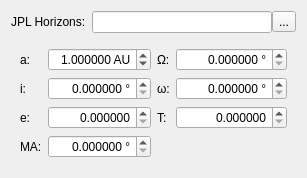
          <widget class="QWidget" name="pageMoveOrbitElements">
           <layout class="QGridLayout" name="gridLayout_8">
            <item row="0" column="0">
             <layout class="QHBoxLayout" name="horizontalLayout_8">
              <item>
               <widget class="QLabel" name="label_21">
                <property name="text">
                 <string>JPL Horizons:</string>
                </property>
               </widget>
              </item>
              <item>
               <layout class="QHBoxLayout" name="horizontalLayout_2">
                <property name="spacing">
                 <number>0</number>
                </property>
                <item>
                 <widget class="QLineEdit" name="textHorizonsName"/>
                </item>
                <item>
                 <widget class="QToolButton" name="buttonHorizonsQuery">
                  <property name="text">
                   <string>...</string>
                  </property>
                  <property name="icon">
                   <iconset resource="resources.qrc">
                    <normaloff>:/resources/search-solid.svg</normaloff>:/resources/search-solid.svg</iconset>
                  </property>
                 </widget>
                </item>
               </layout>
              </item>
             </layout>
            </item>
            <item row="1" column="0">
             <widget class="QWidget" name="widget_3" native="true">
              <layout class="QGridLayout" name="gridLayout_2">
               <item row="0" column="2">
                <widget class="QLabel" name="label_29">
                 <property name="text">
                  <string>Ω:</string>
                 </property>
                </widget>
               </item>
               <item row="2" column="0">
                <widget class="QLabel" name="label_32">
                 <property name="text">
                  <string>e:</string>
                 </property>
                </widget>
               </item>
               <item row="2" column="2">
                <widget class="QLabel" name="label_34">
                 <property name="text">
                  <string>T:</string>
                 </property>
                </widget>
               </item>
               <item row="1" column="0">
                <widget class="QLabel" name="label_28">
                 <property name="text">
                  <string>i:</string>
                 </property>
                </widget>
               </item>
               <item row="1" column="2">
                <widget class="QLabel" name="label_30">
                 <property name="text">
                  <string>ω:</string>
                 </property>
                </widget>
               </item>
               <item row="3" column="0">
                <widget class="QLabel" name="label_33">
                 <property name="text">
                  <string>MA:</string>
                 </property>
                </widget>
               </item>
               <item row="0" column="0">
                <widget class="QLabel" name="label_31">
                 <property name="text">
                  <string>a:</string>
                 </property>
                </widget>
               </item>
               <item row="0" column="1">
                <widget class="QDoubleSpinBox" name="spinOrbitElementsSemiMajorAxis">
                 <property name="sizePolicy">
                  <sizepolicy hsizetype="Minimum" vsizetype="Expanding">
                   <horstretch>0</horstretch>
                   <verstretch>0</verstretch>
                  </sizepolicy>
                 </property>
                 <property name="alignment">
                  <set>Qt::AlignRight|Qt::AlignTrailing|Qt::AlignVCenter</set>
                 </property>
                 <property name="suffix">
                  <string> AU</string>
                 </property>
                 <property name="decimals">
                  <number>6</number>
                 </property>
                 <property name="value">
                  <double>1.000000000000000</double>
                 </property>
                </widget>
               </item>
               <item row="1" column="1">
                <widget class="QDoubleSpinBox" name="spinOrbitElementsIncl">
                 <property name="sizePolicy">
                  <sizepolicy hsizetype="Minimum" vsizetype="Expanding">
                   <horstretch>0</horstretch>
                   <verstretch>0</verstretch>
                  </sizepolicy>
                 </property>
                 <property name="alignment">
                  <set>Qt::AlignRight|Qt::AlignTrailing|Qt::AlignVCenter</set>
                 </property>
                 <property name="suffix">
                  <string> °</string>
                 </property>
                 <property name="decimals">
                  <number>6</number>
                 </property>
                 <property name="maximum">
                  <double>360.000000000000000</double>
                 </property>
                </widget>
               </item>
               <item row="2" column="1">
                <widget class="QDoubleSpinBox" name="spinOrbitElementsEcc">
                 <property name="sizePolicy">
                  <sizepolicy hsizetype="Minimum" vsizetype="Expanding">
                   <horstretch>0</horstretch>
                   <verstretch>0</verstretch>
                  </sizepolicy>
                 </property>
                 <property name="alignment">
                  <set>Qt::AlignRight|Qt::AlignTrailing|Qt::AlignVCenter</set>
                 </property>
                 <property name="decimals">
                  <number>6</number>
                 </property>
                 <property name="maximum">
                  <double>1.000000000000000</double>
                 </property>
                 <property name="singleStep">
                  <double>0.100000000000000</double>
                 </property>
                </widget>
               </item>
               <item row="3" column="1">
                <widget class="QDoubleSpinBox" name="spinOrbitElementsMA">
                 <property name="sizePolicy">
                  <sizepolicy hsizetype="Minimum" vsizetype="Expanding">
                   <horstretch>0</horstretch>
                   <verstretch>0</verstretch>
                  </sizepolicy>
                 </property>
                 <property name="alignment">
                  <set>Qt::AlignRight|Qt::AlignTrailing|Qt::AlignVCenter</set>
                 </property>
                 <property name="suffix">
                  <string> °</string>
                 </property>
                 <property name="decimals">
                  <number>6</number>
                 </property>
                 <property name="maximum">
                  <double>360.000000000000000</double>
                 </property>
                </widget>
               </item>
               <item row="0" column="3">
                <widget class="QDoubleSpinBox" name="spinOrbitElementsOmega">
                 <property name="sizePolicy">
                  <sizepolicy hsizetype="Minimum" vsizetype="Expanding">
                   <horstretch>0</horstretch>
                   <verstretch>0</verstretch>
                  </sizepolicy>
                 </property>
                 <property name="alignment">
                  <set>Qt::AlignRight|Qt::AlignTrailing|Qt::AlignVCenter</set>
                 </property>
                 <property name="suffix">
                  <string> °</string>
                 </property>
                 <property name="decimals">
                  <number>6</number>
                 </property>
                 <property name="maximum">
                  <double>360.000000000000000</double>
                 </property>
                </widget>
               </item>
               <item row="1" column="3">
                <widget class="QDoubleSpinBox" name="spinOrbitElementsPerifocus">
                 <property name="sizePolicy">
                  <sizepolicy hsizetype="Minimum" vsizetype="Expanding">
                   <horstretch>0</horstretch>
                   <verstretch>0</verstretch>
                  </sizepolicy>
                 </property>
                 <property name="alignment">
                  <set>Qt::AlignRight|Qt::AlignTrailing|Qt::AlignVCenter</set>
                 </property>
                 <property name="suffix">
                  <string> °</string>
                 </property>
                 <property name="decimals">
                  <number>6</number>
                 </property>
                 <property name="maximum">
                  <double>360.000000000000000</double>
                 </property>
                </widget>
               </item>
               <item row="2" column="3">
                <widget class="QDoubleSpinBox" name="spinOrbitElementsEpoch">
                 <property name="alignment">
                  <set>Qt::AlignRight|Qt::AlignTrailing|Qt::AlignVCenter</set>
                 </property>
                 <property name="decimals">
                  <number>6</number>
                 </property>
                 <property name="maximum">
                  <double>9999999.000000000000000</double>
                 </property>
                </widget>
               </item>
              </layout>
             </widget>
            </item>
           </layout>
          </widget>
